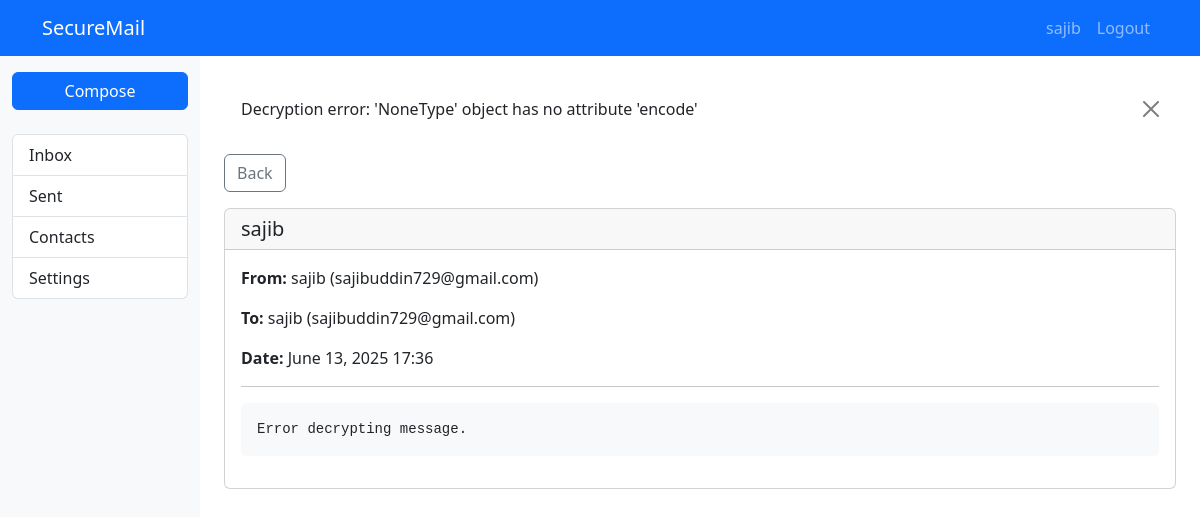
/email/1/ (signed in), run on the app's committed database.
### email_app/models.py (models this page shows, shortened)
class Email(models.Model):
    sender = models.ForeignKey(User, on_delete=models.CASCADE, related_name='sent_emails')
    recipients = models.ManyToManyField(User, related_name='received_emails')
    subject = models.CharField(max_length=255)
    encrypted_content = models.TextField()
    date_sent = models.DateTimeField(auto_now_add=True)
    read = models.BooleanField(default=False)
    is_external = models.BooleanField(default=False)
    class Meta:
        ordering = ['-date_sent']

### email_app/views.py (the view)
# urls.py: path('email/<int:email_id>/', views.view_email, name='view_email'),
@login_required
def view_email(request, email_id):
    email = get_object_or_404(Email, id=email_id)
    if request.user != email.sender and not email.recipients.filter(id=request.user.id).exists():
        messages.error(request, "You don't have permission to view this email.")
        return redirect('inbox')
    if email.recipients.filter(id=request.user.id).exists() and not email.read:
        email.read = True
        email.save()
    decrypted_content = None
    if request.user in email.recipients.all():
        try:
            private_key = request.user.profile.private_key
            decrypted_content = decrypt_message(email.encrypted_content, private_key)
        except Exception as e:
            messages.error(request, f'Decryption error: {str(e)}')
            decrypted_content = "Error decrypting message."
    elif request.user == email.sender and email.is_external:
        decrypted_content = email.encrypted_content
    context = {
        'email': email,
        'decrypted_content': decrypted_content,
    }
    return render(request, 'email_app/view_email.html', context)

### email_app/utils.py (called while the page is built)
def decrypt_message(encrypted_message, private_key_pem):
    private_key = serialization.load_pem_private_key(
        private_key_pem.encode('utf-8'),
        password=None,
        backend=default_backend()
    )
    encrypted_chunks = encrypted_message.split('|')
    decrypted_chunks = []
    for chunk in encrypted_chunks:
        encrypted_data = base64.b64decode(chunk)
        decrypted_chunk = private_key.decrypt(
            encrypted_data,
            padding.OAEP(
                mgf=padding.MGF1(algorithm=hashes.SHA256()),
                algorithm=hashes.SHA256(),
                label=None
            )
        )
        decrypted_chunks.append(decrypted_chunk)
    return b''.join(decrypted_chunks).decode('utf-8')

### templates/email_app/view_email.html (shortened to what this page needs)
{% extends "base.html" %}
{% block content %}
<div class="mb-3">
    <a href="{% if request.user == email.sender %}{% url 'sent' %}{% else %}{% url 'inbox' %}{% endif %}" class="btn btn-outline-secondary">
         Back
    </a>
</div>
<div class="card mb-4">
    <div class="card-header">
        <h5 class="mb-0">{{ email.subject }}</h5>
    </div>
    <div class="card-body">
        <div class="mb-3">
            <strong>From:</strong> {{ email.sender.username }} ({{ email.sender.email }})
        </div>
        <div class="mb-3">
            <strong>To:</strong>
            {% for recipient in email.recipients.all %}
                {{ recipient.username }} ({{ recipient.email }}){% if not forloop.last %}, {% endif %}
            {% endfor %}
        </div>
        <div class="mb-3">
            <strong>Date:</strong> {{ email.date_sent|date:"F d, Y H:i" }}
        </div>
        <hr>
        <div class="email-content">
            {% if decrypted_content %}
                <pre class="bg-light p-3 rounded" style="white-space: pre-wrap;">{{ decrypted_content }}</pre>
            {% elif request.user == email.sender %}
                <div class="alert alert-info">
                    <p>This message is encrypted and can only be read by the recipient.</p>
                </div>
            {% else %}
                <div class="alert alert-danger">
                    <p>Unable to decrypt this message. You may not have the correct private key.</p>
                </div>
            {% endif %}
        </div>
    </div>
</div>
{% endblock %}

### templates/base.html (shortened to what this page needs)
<!DOCTYPE html>
<html lang="en">
<head>
    <link href="https://cdn.jsdelivr.net/npm/bootstrap@5.3.0/dist/css/bootstrap.min.css" rel="stylesheet">
</head>
<body>
    <nav class="navbar navbar-expand-lg navbar-dark bg-primary">
        <div class="container">
            <a class="navbar-brand" href="{% url 'inbox' %}">SecureMail</a>
            <div class="collapse navbar-collapse" id="navbarNav">
                <ul class="navbar-nav ms-auto">
                    {% if user.is_authenticated %}
                        <li class="nav-item">
                            <a class="nav-link" href="{% url 'profile' %}">{{ user.username }}</a>
                        </li>
                        <li class="nav-item">
                            <a class="nav-link" href="{% url 'logout' %}">Logout</a>
                        </li>
                    {% endif %}
                </ul>
            </div>
        </div>
    </nav>
    <div class="container-fluid">
        <div class="row">
            {% if user.is_authenticated %}
                <div class="col-md-3 col-lg-2 d-md-block sidebar py-3">
                    <div class="d-grid gap-2 mb-4">
                        <a href="{% url 'compose' %}" class="btn btn-primary">Compose</a>
                    </div>
                    <div class="list-group">
                        <a href="{% url 'inbox' %}" class="list-group-item list-group-item-action {% if request.path == '/inbox/' %}active{% endif %}">
                            Inbox
                        </a>
                        <a href="{% url 'sent' %}" class="list-group-item list-group-item-action {% if request.path == '/sent/' %}active{% endif %}">
                            Sent
                        </a>
                        <a href="{% url 'contacts' %}" class="list-group-item list-group-item-action {% if request.path == '/contacts/' %}active{% endif %}">
                            Contacts
                        </a>
                        <a href="{% url 'profile' %}" class="list-group-item list-group-item-action {% if request.path == '/profile/' %}active{% endif %}">
                            Settings
                        </a>
                    </div>
                </div>
                <main class="col-md-9 ms-sm-auto col-lg-10 px-md-4 py-4">
                    {% if messages %}
                        {% for message in messages %}
                            <div class="alert alert-{{ message.tags }} alert-dismissible fade show" role="alert">
                                {{ message }}
                                <button type="button" class="btn-close" data-bs-dismiss="alert" aria-label="Close"></button>
                            </div>
                        {% endfor %}
                    {% endif %}
                    {% block content %}{% endblock %}
                </main>
            {% endif %}
        </div>
    </div>
</body>
</html>

### templates/base.html (style rules this page uses)
.sidebar { min-height: calc(100vh - 56px); background-color: #f8f9fa; }

### data on the page
Email: subject "sajib", sender.username "sajib", sender.email "sajibuddin729@gmail.com", date_sent "June 13, 2025 17:36"

### other printed values
{{ user.username }} "sajib"
{{ message }} "Decryption error: 'NoneType' object has no attribute 'encode'"
{{ recipient.username }} "sajib"
{{ recipient.email }} "sajibuddin729@gmail.com"
{{ decrypted_content }} "Error decrypting message."
